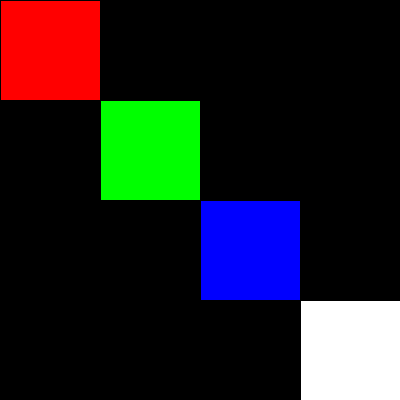
Frame 1 (no input)
Frame 60 (the mouse pressed at the canvas centre just before this capture): identical to frame 1, image omitted
Frame 120 (the mouse held since frame 60 and released just before this capture): identical to frame 1, image omitted

The Processing sketch that drew this single still picture (run headless with seeded random() and noise(); from frame 60 on, the mouse is pressed at the canvas centre):

// Processing sketch: sketch_171023a
// ── sketch_171023a.pde
void setup() {
  size(400, 400);
}


void draw() {
  background(0);
  fill(255, 0, 0);
  rect(0, 0, 100, 100);
  fill(0, 255, 0);
  rect(100, 100, 100, 100);
  fill(0, 0, 255);
  rect(200, 200, 100, 100);
  fill(255, 255, 255);
  rect(300, 300, 100, 100);
  float R =  red(get(mouseX, mouseY));
  float G =  green(get(mouseX, mouseY));
  float B =  blue(get(mouseX, mouseY));
  println("RED = ", R, "GREEN =",G,"BLUE =",B);
}
